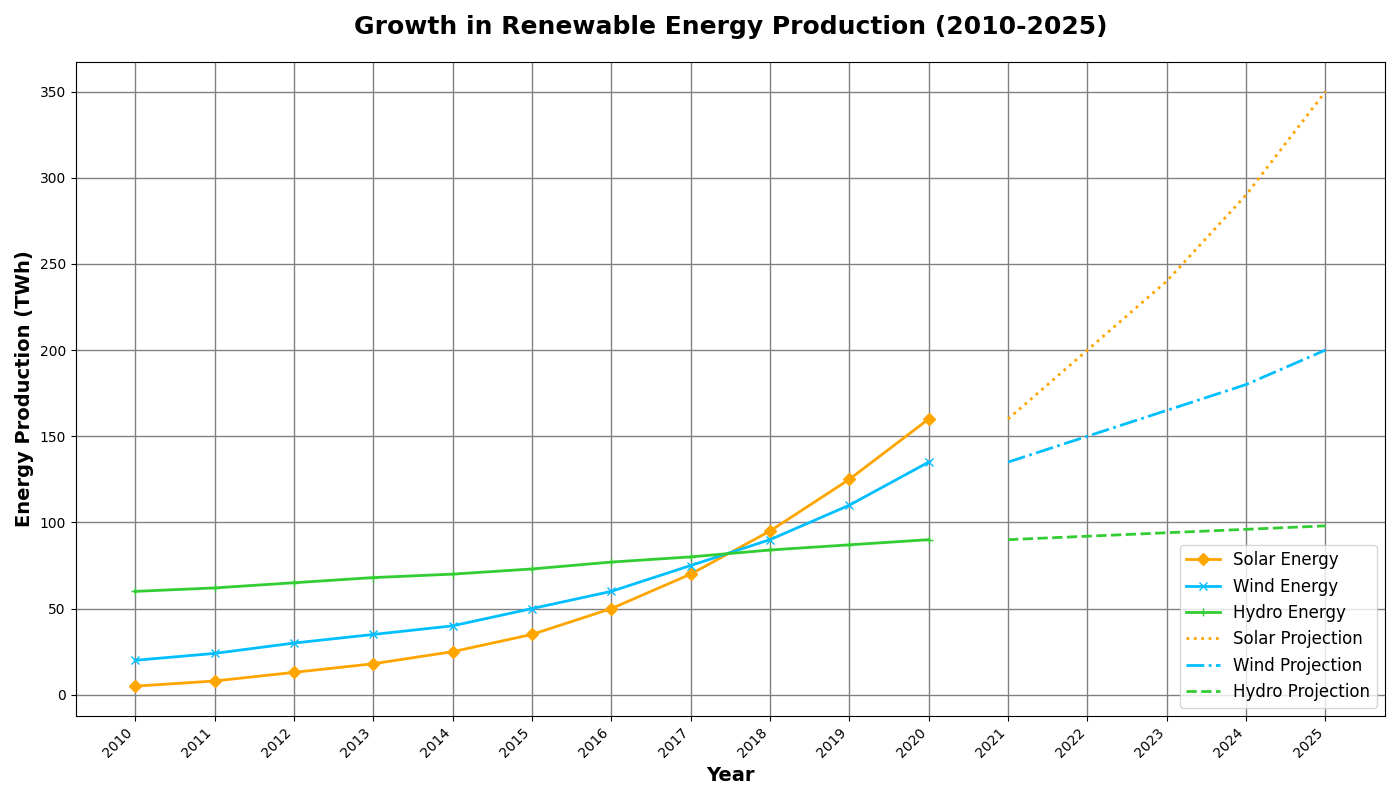

Write Python code to recreate this figure.
import matplotlib.pyplot as plt
import numpy as np

years = np.arange(2010, 2021)

solar_energy = np.array([5, 8, 13, 18, 25, 35, 50, 70, 95, 125, 160])
wind_energy = np.array([20, 24, 30, 35, 40, 50, 60, 75, 90, 110, 135])
hydro_energy = np.array([60, 62, 65, 68, 70, 73, 77, 80, 84, 87, 90])

solar_projection = np.array([160, 200, 240, 290, 350])
wind_projection = np.array([135, 150, 165, 180, 200])
hydro_projection = np.array([90, 92, 94, 96, 98])
projection_years = np.arange(2021, 2026)

fig, ax = plt.subplots(figsize=(14, 8))

ax.plot(years, solar_energy, label='Solar Energy', color='orange', linewidth=2, marker='D')  # Diamond marker
ax.plot(years, wind_energy, label='Wind Energy', color='deepskyblue', linewidth=2, marker='x')  # Cross marker
ax.plot(years, hydro_energy, label='Hydro Energy', color='limegreen', linewidth=2, marker='+')  # Plus marker

ax.plot(projection_years, solar_projection, label='Solar Projection', color='orange', linestyle=':', linewidth=2)  # Dotted line
ax.plot(projection_years, wind_projection, label='Wind Projection', color='deepskyblue', linestyle='-.', linewidth=2)  # Dash-dot line
ax.plot(projection_years, hydro_projection, label='Hydro Projection', color='limegreen', linestyle='--', linewidth=2)  # Keep dashed line

ax.set_title('Growth in Renewable Energy Production (2010-2025)', fontsize=18, fontweight='bold', pad=20)
ax.set_xlabel('Year', fontsize=14, fontweight='bold')
ax.set_ylabel('Energy Production (TWh)', fontsize=14, fontweight='bold')

ax.grid(True, linewidth=1, color='gray', linestyle='-')  # Solid grid lines

ax.legend(loc='lower right', fontsize=12)  # Change legend position

ax.set_xticks(np.concatenate((years, projection_years)))
ax.set_xticklabels([str(year) for year in np.concatenate((years, projection_years))], rotation=45, ha='right')

plt.tight_layout()
plt.show()
